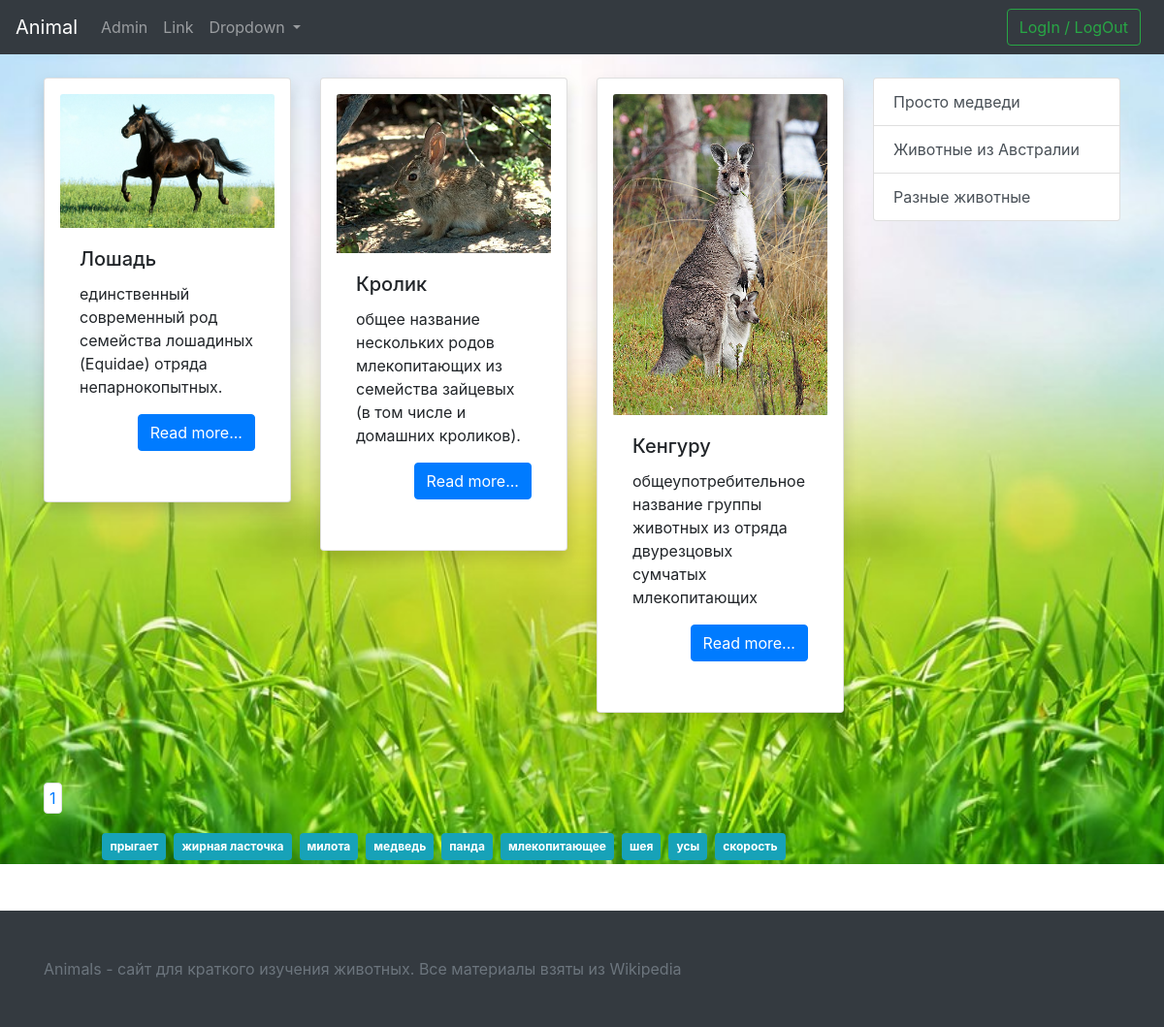
Page /tag/прыгает on the committed database.
### tables this page shows
CREATE TABLE `info` (
  `id` int(11) NOT NULL,
  `title` varchar(255) NOT NULL,
  `category` int(11) NOT NULL,
  `descr_min` text NOT NULL,
  `description` text NOT NULL,
  `image` varchar(500) DEFAULT NULL
);

CREATE TABLE `category` (
  `id` int(11) NOT NULL,
  `category` varchar(255) NOT NULL,
  `slug` varchar(255) NOT NULL,
  `image` text NOT NULL,
  `description` text NOT NULL
);

### core/function.php (called while the page is built, shortened)
<?php
function selectMainTag($conn){
    $offset = 0;
    $sql = "SELECT post FROM tag WHERE tag='".$_GET['tag']."' ORDER BY id DESC LIMIT 3 OFFSET ".$offset*3;
    $result = mysqli_query($conn, $sql);
    $a = array();
    if (mysqli_num_rows($result) > 0) {
        while($row = mysqli_fetch_assoc($result)) {
            $a[] = $row['post'];
        }
    }
    $sql = "SELECT * FROM info WHERE id in (".join(",", $a).") ORDER BY id DESC";
        $result = mysqli_query($conn, $sql);
        $a = array();
        if (mysqli_num_rows($result) > 0) {
            while($row = mysqli_fetch_assoc($result)) {
                $a[] = $row;
            }
        }
    return $a;
}
function paginationCountTag($conn){
    $sql = "SELECT post FROM tag WHERE tag='".$_GET['tag']."'";
    $result = mysqli_query($conn, $sql);
    $result = mysqli_num_rows($result);
    return ceil($result/3);
}
function getAllTags($conn){
    $sql = "SELECT DISTINCT(tag) FROM tag";
    $result = mysqli_query($conn, $sql);
    $a = array();
    if (mysqli_num_rows($result) > 0) {
        while($row = mysqli_fetch_assoc($result)) {
            $a[] = $row['tag'];
        }
    }
    return $a;
}
function getAllCatInfo($conn){
    $sql = "SELECT * FROM category";
    $result = mysqli_query($conn, $sql);
    $a = array();
    if (mysqli_num_rows($result) > 0) {
        while($row = mysqli_fetch_assoc($result)) {
            $a[] = $row;
        }
    }
    return $a;
}

### template/header.php (called while the page is built, shortened)
<?php
require_once 'core/function.php';
$conn = connect();
$cat = getAllCatInfo($conn);
?>
<?php
require_once 'template/header_html.php';
?>

### tag.php (the view, shortened to what this page needs)
<?php
require_once('template/header.php');
$data = selectMainTag($conn);
$tag = getAllTags($conn);
$countPage = paginationCountTag($conn);
?>
<div class="container">
  <div class="row">
    <div class="col-lg-9">
        <div class="row">
            <?php
            $out = '';
            for ($i=0; $i < count($data); $i++){
                $out .='<div class="col-lg-4 col-md-6">';
                $out .='<div class="card shadow p-3 mb-5 bg-white rounded">';
                $out .="<img src='/images/{$data[$i]['image']}' class='card-img-top'>";
                $out .='<div class="card-body">';
                $out .="<h5 class='card-title'>{$data[$i]['title']}</h5>";
                $out .="<p class='card-text'>{$data[$i]['descr_min']}</p>";
                $out .='<p class="text-right"><a href="/arcticle/'.$data[$i]['id'].'" class="btn btn-primary">Read more...</a></p>';
                $out .='</div>';
                $out .='</div>';
                $out .='</div>';
            }
            echo $out;
            ?>
        </div>
        <div class="row">
          <div class="col-lg-12 text-center">
              <nav class="mt-4">
                  <ul class="pagination">
                      <?php
                      for ($i=0; $i < $countPage; $i++){
                          $j = $i+1;
                          echo "<li class='page-item'><a href='/cat/{$catList['id']}?page={$i}' style='padding: 5px;' class='page-link'>{$j}</a></li>";
                      }
                      ?>
                  </ul>
              </nav>
          </div>
            <div class="col-lg-12 text-center">
                <?php
                    for ($i=0; $i < count($tag); $i++){
                        echo "<a href='/tag/{$tag[$i]}' style='padding: 5px;' class='badge badge-info p-2 m-1'>{$tag[$i]}</a>";
                    }
                ?>
            </div>
        </div>
    </div>
    <div class="col-lg-3">
        <?php require_once('template/nav.php'); ?>
    </div>
    </div>
</div>
<?php
    require_once('template/footer.php');
?>

### template/nav.php
<?php
    $out = '<div class="list-group">';
    for ($i=0; $i < count($cat); $i++){
        $out .='<a class="list-group-item list-group-item-action" href="/cat/'.$cat[$i]['id'].'">';
        $out .= $cat[$i]['description'].'</a>';
    }
    echo $out;
    echo '</div>';
?>

### css/style.css (style rules this page uses)
html, body { height: 100%; }

### rows in the picture
info: image (picture), title "Лошадь", descr_min "единственный современный род семейства лошадиных (Equidae) отряда непарнокопытных."
info: image (picture), title "Кролик", descr_min "общее название нескольких родов млекопитающих из семейства зайцевых (в том числе и домашних кроликов)."
info: image (picture), title "Кенгуру", descr_min "общеупотребительное название группы животных из отряда двурезцовых сумчатых млекопитающих"
category: description "Просто медведи"
category: description "Животные из Австралии"
category: description "Разные животные"

### other values in the picture
$j "1"
$tag[$i] "прыгает"
$tag[$i] "жирная ласточка"
$tag[$i] "милота"
$tag[$i] "медведь"
$tag[$i] "панда"
$tag[$i] "млекопитающее"
$tag[$i] "шея"
$tag[$i] "усы"
$tag[$i] "скорость"
